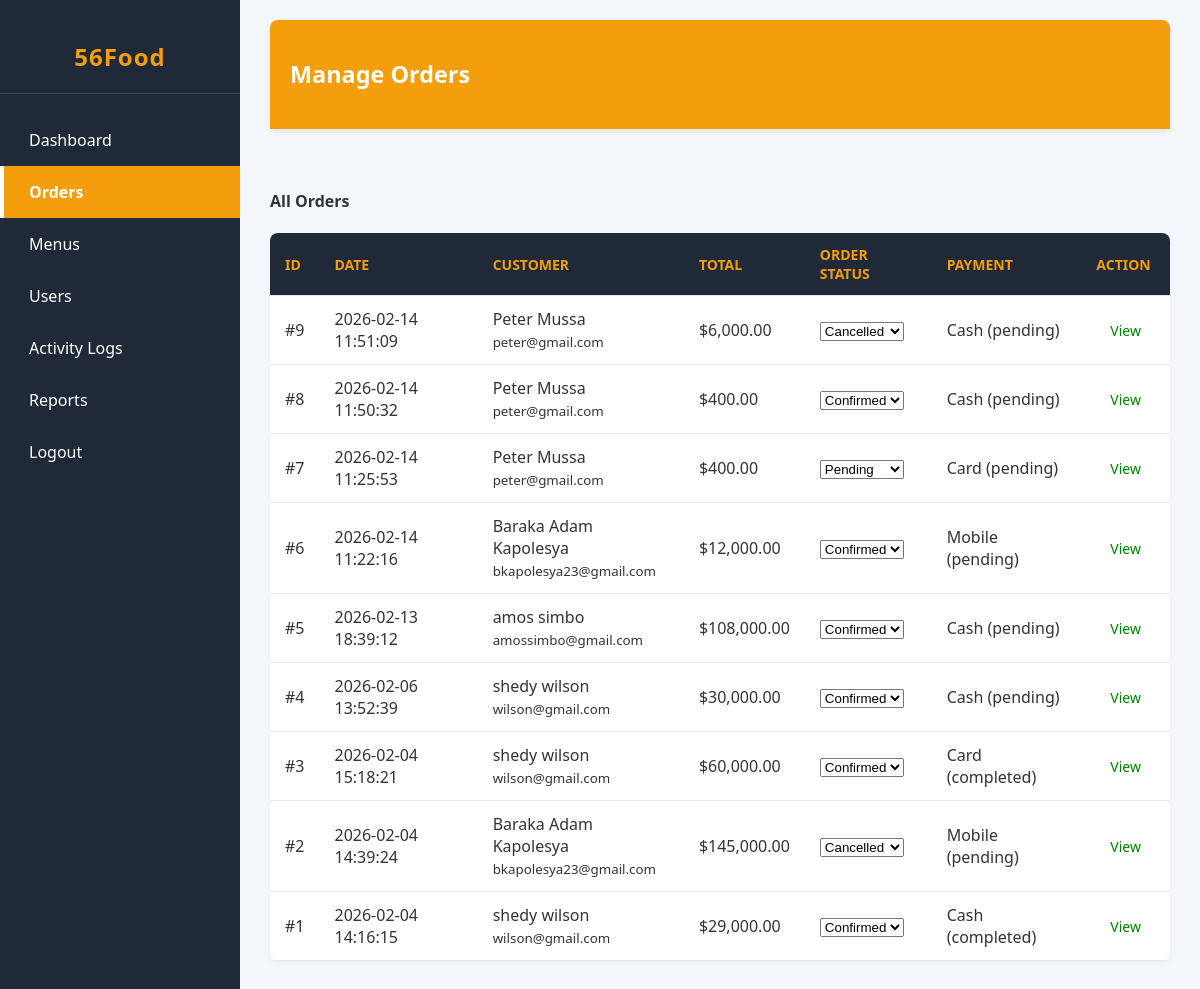
Screenshot of /admin/orders.php (signed in) with the database file from the repository.
### tables this page shows
CREATE TABLE `orders` (
  `id` int(11) NOT NULL,
  `user_id` int(11) NOT NULL,
  `total_amount` decimal(10,2) NOT NULL,
  `status` enum('pending','confirmed','delivered','cancelled') DEFAULT 'pending',
  `order_date` timestamp NOT NULL DEFAULT current_timestamp()
);

CREATE TABLE `users` (
  `id` int(11) NOT NULL,
  `name` varchar(100) NOT NULL,
  `email` varchar(100) NOT NULL,
  `phone` varchar(20) DEFAULT NULL,
  `password` varchar(255) NOT NULL,
  `role` enum('admin','customer') DEFAULT 'customer',
  `created_at` timestamp NOT NULL DEFAULT current_timestamp()
);

### admin/orders.php (the view, shortened to what this page needs)
<?php
require_once __DIR__ . "/../include/auth.php";
$orders = [];
$sql = "SELECT o.id,
               o.total_amount,
               o.status,
               o.order_date,
               u.name AS customer_name,
               u.email AS customer_email,
               COALESCE(p.payment_method, 'cash') AS payment_method,
               COALESCE(p.status, 'pending') AS payment_status
        FROM orders o
        JOIN users u       ON o.user_id = u.id
        LEFT JOIN payments p ON p.order_id = o.id
        ORDER BY o.order_date DESC";
if ($result = mysqli_query($conn, $sql)) {
    while ($row = mysqli_fetch_assoc($result)) {
        $orders[] = $row;
    }
}
?>
<!DOCTYPE html>
<html lang="en">
<head>
    <link rel="stylesheet" href="../assets/css/admin/dashboard.css">
</head>
<body>
    <div class="admin-wrapper">
        <aside class="sidebar">
            <h2>56Food</h2>
            <ul>
                <li><a href="dashboard.php">Dashboard</a></li>
                <li><a href="orders.php" class="active">Orders</a></li>
                <li><a href="menus.php">Menus</a></li>
                <li><a href="users.php">Users</a></li>
                <li><a href="activity_logs.php">Activity Logs</a></li>
                <li><a href="reports.php">Reports</a></li>
                <li><a href="../logout.php">Logout</a></li>
            </ul>
        </aside>
        <main class="main-content">
            <header class="admin-header">
                <h3>Manage Orders</h3>
            </header>
            <section class="tab-panel active" id="orders">
                <h4>All Orders</h4>
                <table>
                    <thead>
                        <tr>
                            <th>ID</th>
                            <th>Date</th>
                            <th>Customer</th>
                            <th>Total</th>
                            <th>Order Status</th>
                            <th>Payment</th>
                            <th>Action</th>
                        </tr>
                    </thead>
                    <tbody>
                        <?php if (empty($orders)): ?>
                            <tr>
                                <td colspan="7">No orders found.</td>
                            </tr>
                        <?php else: ?>
                            <?php foreach ($orders as $order): ?>
                                <tr>
                                    <td>#<?= (int) $order['id'] ?></td>
                                    <td><?= htmlspecialchars($order['order_date']) ?></td>
                                    <td>
                                        <?= htmlspecialchars($order['customer_name']) ?><br>
                                        <small><?= htmlspecialchars($order['customer_email']) ?></small>
                                    </td>
                                    <td>$<?= number_format((float) $order['total_amount'], 2) ?></td>
                                    <td>
                                        <form method="POST" action="orders.php">
                                            <select name="status" onchange="this.form.submit()">
                                                <option value="pending"<?= $order['status'] === 'pending' ? ' selected' : '' ?>>Pending</option>
                                                <option value="confirmed"<?= $order['status'] === 'confirmed' ? ' selected' : '' ?>>Confirmed</option>
                                                <option value="cancelled"<?= $order['status'] === 'cancelled' ? ' selected' : '' ?>>Cancelled</option>
                                            </select>
                                        </form>
                                    </td>
                                    <td>
                                        <?= htmlspecialchars(ucfirst($order['payment_method'])) ?>
                                        (<?= htmlspecialchars($order['payment_status']) ?>)
                                    </td>
                                    <td>
                                        <a href="view_order.php?id=<?= (int) $order['id'] ?>" class="btn view" style="color:green; text-decoration:none;">View</a>
                                    </td>
                                </tr>
                            <?php endforeach; ?>
                        <?php endif; ?>
                    </tbody>
                </table>
            </section>
        </main>
    </div>
</body>
</html>

### assets/css/admin/dashboard.css (style rules this page uses)
body { margin: 0; font-family: 'Segoe UI', Tahoma, Geneva, Verdana, sans-serif; background: #f4f7fc; color: #333; }
.admin-wrapper { display: flex; min-height: 100vh; transition: all 0.3s ease; }
.sidebar { width: 240px; background: #1f2937; color: white; display: flex; flex-direction: column; transition: all 0.3s ease; }
.sidebar h2 { text-align: center; padding: 20px 0; color: #f59e0b; font-size: 24px; font-weight: bold; letter-spacing: 1px; border-bottom: 1px solid #374151; }
.sidebar ul { list-style: none; padding: 0; margin: 0; flex: 1; }
.sidebar ul li { cursor: pointer; transition: all 0.3s ease; }
.sidebar ul li a { display: block; padding: 15px 25px; color: white; text-decoration: none; font-size: 16px; transition: all 0.3s ease; border-left: 4px solid transparent; }
.sidebar ul li a.active { background: #f59e0b; color: white; border-left: 4px solid #fff; font-weight: bold; }
.main-content { flex: 1; background: #f4f7fc; padding: 20px 30px; }
.admin-header { background: #f59e0b; color: white; padding: 15px 20px; font-size: 20px; font-weight: 600; border-radius: 8px 8px 0 0; margin-bottom: 20px; box-shadow: 0 2px 6px rgba(0,0,0,0.1); }
.tab-panel { display: none; padding: 20px 0; }
.tab-panel.active { display: block; }
table { width: 100%; border-collapse: collapse; margin-top: 10px; background: #fff; box-shadow: 0 2px 6px rgba(0,0,0,0.05); border-radius: 8px; overflow: hidden; }
table th, table td { border: none; padding: 12px 15px; text-align: left; }
table th { background: #1f2937; color: #f59e0b; text-transform: uppercase; font-size: 14px; }
table tr { border-bottom: 1px solid #e5e7eb; transition: background 0.3s ease; }
.btn { padding: 6px 12px; border: none; cursor: pointer; border-radius: 6px; margin: 2px; font-size: 14px; transition: all 0.3s ease; }

### rows the page displays
orders: id "9", order_date "2026-02-14 11:51:09", user.name "Peter Mussa", user.email "peter@gmail.com", total_amount "6,000.00", status "Cancelled", payment_method "Cash", payment_status "pending"
orders: id "8", order_date "2026-02-14 11:50:32", user.name "Peter Mussa", user.email "peter@gmail.com", total_amount "400.00", status "Confirmed", payment_method "Cash", payment_status "pending"
orders: id "7", order_date "2026-02-14 11:25:53", user.name "Peter Mussa", user.email "peter@gmail.com", total_amount "400.00", status "Pending", payment_method "Card", payment_status "pending"
orders: id "6", order_date "2026-02-14 11:22:16", user.name "Baraka Adam Kapolesya", user.email "bkapolesya23@gmail.com", total_amount "12,000.00", status "Confirmed", payment_method "Mobile", payment_status "pending"
orders: id "5", order_date "2026-02-13 18:39:12", user.name "amos simbo", user.email "amossimbo@gmail.com", total_amount "108,000.00", status "Confirmed", payment_method "Cash", payment_status "pending"
orders: id "4", order_date "2026-02-06 13:52:39", user.name "shedy wilson", user.email "wilson@gmail.com", total_amount "30,000.00", status "Confirmed", payment_method "Cash", payment_status "pending"
orders: id "3", order_date "2026-02-04 15:18:21", user.name "shedy wilson", user.email "wilson@gmail.com", total_amount "60,000.00", status "Confirmed", payment_method "Card", payment_status "completed"
orders: id "2", order_date "2026-02-04 14:39:24", user.name "Baraka Adam Kapolesya", user.email "bkapolesya23@gmail.com", total_amount "145,000.00", status "Cancelled", payment_method "Mobile", payment_status "pending"
orders: id "1", order_date "2026-02-04 14:16:15", user.name "shedy wilson", user.email "wilson@gmail.com", total_amount "29,000.00", status "Confirmed", payment_method "Cash", payment_status "completed"
